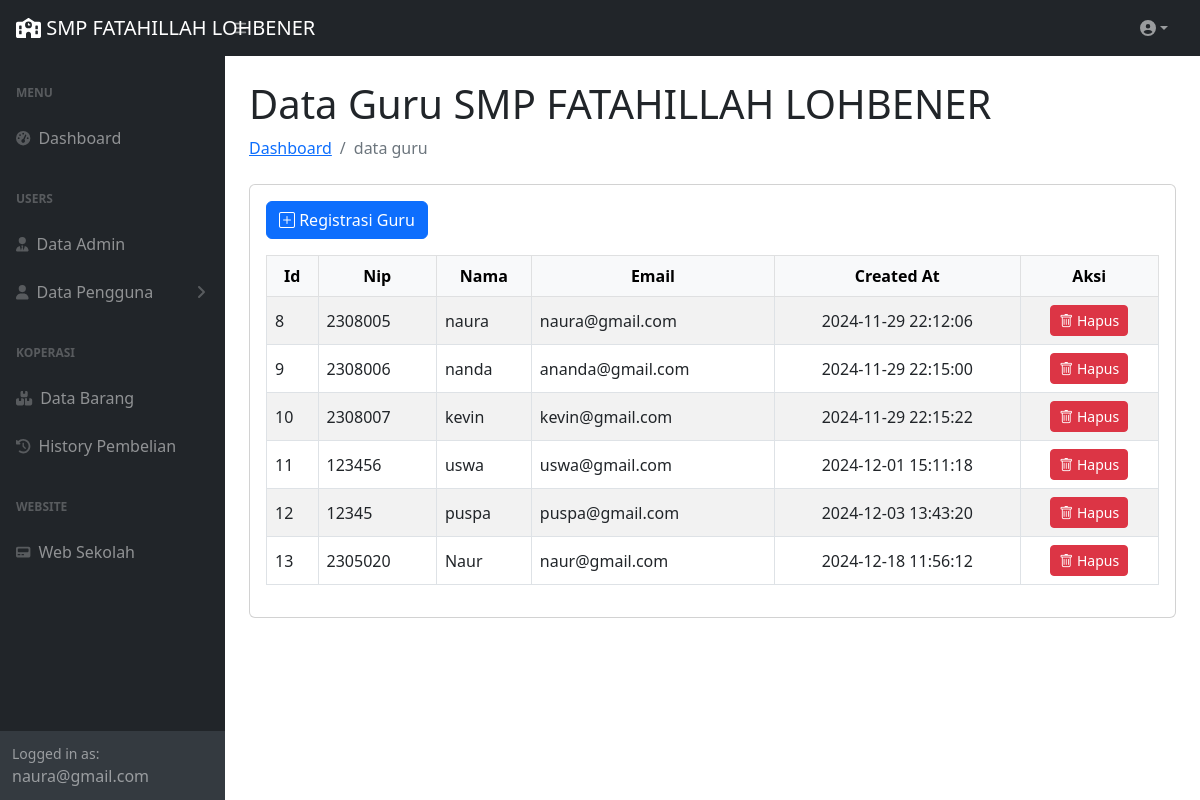
The app's page /back/page/guru/guru.php (signed in) with its own data.
### tables this page shows
CREATE TABLE `guru` (
  `id_guru` int(2) NOT NULL,
  `nip` int(18) NOT NULL,
  `nama` varchar(255) NOT NULL,
  `email` varchar(255) NOT NULL,
  `password` varchar(8) NOT NULL,
  `created_at` datetime NOT NULL DEFAULT current_timestamp()
);

### back/page/guru/guru.php (the view, shortened to what this page needs)
<?php
include '../../koneksi.php';
$query = "SELECT * FROM guru";
$result = $koneksi->query($query);
?>
<!DOCTYPE>
<html>
    <head>
    <link href="../../assets/css/styles.css" rel="stylesheet" />
    </head>
    <body class="sb-nav-fixed">
        <main>
            <div class="container-fluid px-4">
                <h1 class="mt-4">Data Guru SMP FATAHILLAH LOHBENER</h1>
                <ol class="breadcrumb mb-4">
                    <li class="breadcrumb-item"><a href="../../index.php">Dashboard</a></li>
                    <li class="breadcrumb-item active">data guru</li>
                </ol>
                <div class="card mb-4">
                    <div class="card-body">
                        <a href="../../../front/registrasiguru.php" class="btn btn-primary mb-3"><i class="bi bi-plus-square"></i> Registrasi Guru</a>
                        <table class="table table-bordered table-striped table-hover align-middle">
                            <thead class="table-light">
                                <tr align="center">
                                    <th>Id</th>
                                    <th>Nip</th>
                                    <th>Nama</th>
                                    <th>Email</th>
                                    <th>Created At</th>
                                    <th>Aksi</th>
                                </tr>
                            </thead>
                            <tbody>
                                <?php while ($row = $result->fetch_assoc()): ?>
                                <tr>
                                    <td><?= htmlspecialchars($row['id_guru']) ?></td>
                                    <td><?= htmlspecialchars($row['nip']) ?></td>
                                    <td><?= htmlspecialchars($row['nama']) ?></td>
                                    <td><?= htmlspecialchars($row['email']) ?></td>
                                    <td class="text-center"><?= htmlspecialchars($row['created_at']) ?></td>
                                    <td class="text-center">
                                        <a href="hapus.php?id=<?= $row['id_guru'] ?>" class="btn btn-sm btn-danger" onclick="return confirm('Apakah Anda yakin ingin menghapus pengguna ini?')"><i class="bi bi-trash"></i> Hapus</a>
                                    </td>
                                </tr>
                                <?php endwhile; ?>
                            </tbody>
                        </table>
                    </div>
                </div>
            </div>
        </main>
    </body>
</html>
<?php
include '../../layout.php';
?>

### records on screen
guru: id_guru "8", nip "2308005", nama "naura", email "naura@gmail.com", created_at "2024-11-29 22:12:06"
guru: id_guru "9", nip "2308006", nama "nanda", email "ananda@gmail.com", created_at "2024-11-29 22:15:00"
guru: id_guru "10", nip "2308007", nama "kevin", email "kevin@gmail.com", created_at "2024-11-29 22:15:22"
guru: id_guru "11", nip "123456", nama "uswa", email "uswa@gmail.com", created_at "2024-12-01 15:11:18"
guru: id_guru "12", nip "12345", nama "puspa", email "puspa@gmail.com", created_at "2024-12-03 13:43:20"
guru: id_guru "13", nip "2305020", nama "Naur", email "naur@gmail.com", created_at "2024-12-18 11:56:12"

### other values on screen
$_SESSION["email"] "naura@gmail.com"
